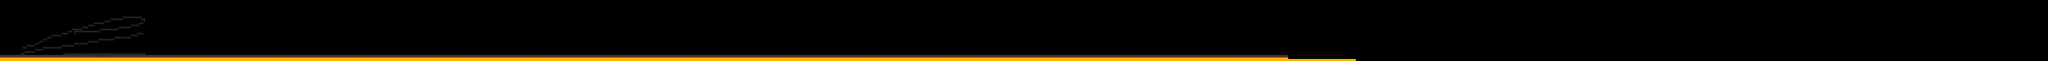

This game map was drawn from its Tiled (.tmx) file and the tilesets committed beside it. A one-line description and the trimmed map source follow:
An orthogonal 1000x30 tile map with 16x16 px tiles, 10 tile layers (Background, Background2, Platforms, Enemies, ...).

<map version="1.0" orientation="orthogonal" renderorder="right-down" width="1000" height="30" tilewidth="16" tileheight="16" nextobjectid="1">
 <tileset firstgid="1" name="tileset" tilewidth="16" tileheight="16" tilecount="352">
  <image source="tileset.png" width="256" height="352" />
 </tileset>
 <layer name="Background" width="1000" height="30">
  <data>[30000 cells, 0 non-empty, 0 distinct tile ids]</data>
 </layer>
 <layer name="Background2" width="1000" height="30">
  <data>[30000 cells, 0 non-empty, 0 distinct tile ids]</data>
 </layer>
 <layer name="Platforms" width="1000" height="30">
  <data>[30000 cells, 1258 non-empty, 2 distinct tile ids]</data>
 </layer>
 <layer name="Enemies" width="1000" height="30">
  <data>[30000 cells, 0 non-empty, 0 distinct tile ids]</data>
 </layer>
 <layer name="SpeedBoosts" width="1000" height="30">
  <data>[30000 cells, 96 non-empty, 1 distinct tile ids]</data>
 </layer>
 <layer name="Triggers" width="1000" height="30">
  <data>[30000 cells, 662 non-empty, 1 distinct tile ids]</data>
 </layer>
 <layer name="Enemies2" width="1000" height="30">
  <data>[30000 cells, 42 non-empty, 1 distinct tile ids]</data>
 </layer>
 <layer name="SpeedPenalties" width="1000" height="30">
  <data>[30000 cells, 8 non-empty, 1 distinct tile ids]</data>
 </layer>
 <layer name="PogoSticks" width="1000" height="30">
  <data>[30000 cells, 60 non-empty, 1 distinct tile ids]</data>
 </layer>
 <layer name="GravityPenalties" width="1000" height="30">
  <data>[30000 cells, 0 non-empty, 0 distinct tile ids]</data>
 </layer>
</map>